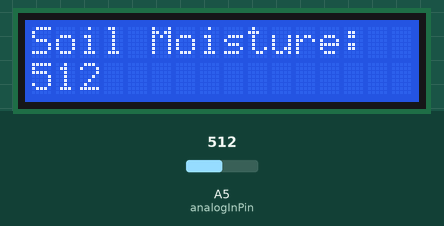
Simulated run of this sketch. Board: Arduino Uno, built with avr-gcc and run on an emulated ATmega328P. Shown: 16×2 character LCD. The inputs (shaded band) are chosen by the test bench; at power-on: A5 (analogInPin) = 512.

Above: at 1.3 s.
1.4 s: A5 (analogInPin) set to 716
At 2.0 s:
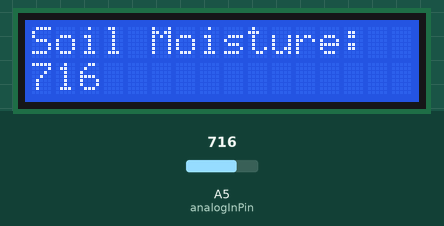
3.1 s: A5 (analogInPin) set to 900
At 4.0 s:
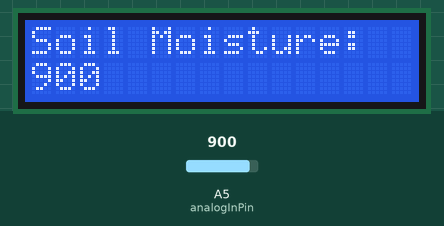
4.7 s: A5 (analogInPin) set to 1023
At 6.0 s:
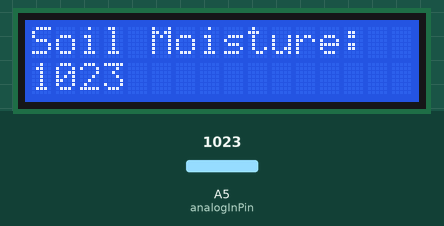
Timing chart, 0 to 7.7 s (numbered marks = the images above; inputs shaded):
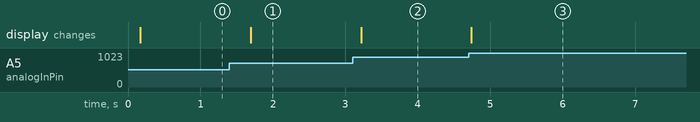

The sketch:

GitHub_Desktop.lnk.ino
```cpp
#include <LiquidCrystal.h>

const int rs = 13, en = 12, d4 = 11, d5 = 10, d6 = 9, d7 = 8;
LiquidCrystal lcd(rs, en, d4, d5, d6, d7);


const int analogInPin = A5;
int plantVal = 0;
void setup() {
lcd.begin(16, 2);
delay(100);
}

void loop() {
lcd.clear();
lcd.print("Soil Moisture:");
plantVal = analogRead(analogInPin);
lcd.setCursor(0, 1);
lcd.print(plantVal);
delay(300);

}
//credit to project hub
```

Measured:
- after the input at 1.4 s, the display: changes after 0.29 s (image 1)
- after the input at 3.1 s, the display: changes after 0.12 s (image 2)
- after the input at 4.7 s, the display: changes at once (image 3)
